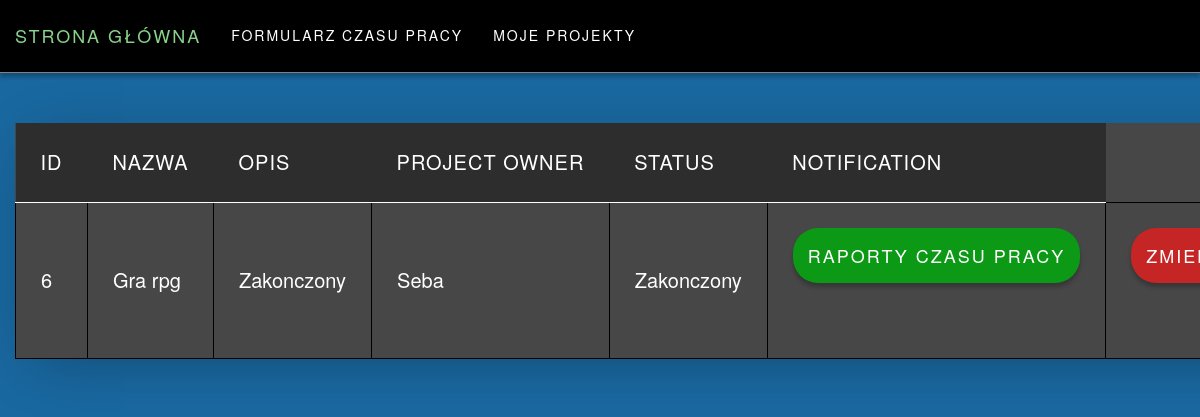
Screenshot of /polls/MojeProjekty/ (signed in) with the database file from the repository.
### polls/models.py (models this page shows)
class Project(models.Model):
    idProject = models.AutoField(primary_key=True)
    name = models.CharField(max_length=50)
    description = models.CharField(max_length=50)
    owner = models.ForeignKey(User,on_delete=models.SET_NULL,null=True)
    state = models.CharField(max_length=50)

### polls/views.py (the view)
# urls.py: path('MojeProjekty/', views.ProjectUserOwner, name='ProjectOwned')
def ProjectUserOwner(request):
    if not request.user.is_authenticated:
        return HttpResponseRedirect(reverse('polls:login'))
    else:
        projectList = Project.objects.filter(owner=request.user)
        person = get_object_or_404(Person,user=request.user)
        if person.admin:
            return render(request, 'polls/UserOwnerProjectAdmin.html',
                          {'project': projectList})
        elif person.kierownik:
            return render(request, 'polls/kierownik/UserOwnedProjectListKierownik.html',
                          {'project': projectList})
        else:
            return render(request, 'polls/UserOwnedProjectList.html',
                          {'project': projectList})

### templates/polls/UserOwnedProjectList.html (shortened to what this page needs)
{% extends "polls/baseUser.html" %}
{% block body_block %}
<table>
{% if project %}
    <tr>
      <th>Id</th>
      <th>Nazwa</th>
      <th>Opis</th>
      <th>Project owner</th>
      <th>Status</th>
      <th>Notification</th>
    </tr>
    <tr>
    {% for p in project %}
        <td>{{ p.idProject }}</td>
         <td>{{ p.name }}</td>
         <td>{{ p.description }}</td>
         <td>{{ p.owner }}</td>
         <td>{{ p.state }}</td>
        <td>
            <form action="{% url 'polls:notifikationProject' %}" method="post">
                <input type="submit" value="Raporty czasu pracy">
            </form></td>
        <td>
            <form action="{% url 'polls:projectDel' %}" method="post">
                 <input class="delete-project" type="submit" value="Zmień stan">
            </form></td>
             </tr>
    {% endfor %}
{% else %}
    <p>No polls are available.</p>
{% endif %}
</table>
{% endblock %}

### templates/polls/baseUser.html (style rules this page uses)
*, html, body { box-sizing: border-box; margin: 0; color: #fff; }
html { height: 100%; overflow-x: hidden; }
body { background: #1968A0; min-height: 100%; overflow-x: hidden; }
form, h1 { text-align: center; margin: 0 auto; }
form input { margin-bottom: 50px; width: 100%; padding: 20px; background: rgba(0, 0, 0, 0.46); display: block; border-radius: 15px; border: none; box-shadow: 0px 4px 4px rgba(0, 0, 0, 0.25); font-size: 20px; }
form { max-width: 800px; }
input[type="submit"] { text-transform: uppercase; letter-spacing: 2px; background: #0c9915; border: none; padding: 15px; border-radius: 25px; transition: 0.3s; font-weight: 500; width: 100%; font-size: 18px; box-shadow: 0px 4px 4px rgba(0, 0, 0, 0.25); }
table { background: #474747; box-shadow: 6px 10px 58px -13px rgba(0,0,0,0.32); margin-bottom: 30px; margin-top: 30px; }
table tr { border-radius: 15px; }
table td { padding: 25px; border: 1px solid black; }
table th { padding: 25px; border-bottom: 1px solid #fff; letter-spacing: 1px; text-transform: uppercase; font-weight: 500; background: #2d2d2d; }
table { font-size: 20px; }
input.delete-project { background: #c62525; }

### rows the page displays
Project: idProject "6", name "Gra rpg", description "Zakonczony", owner "Seba", state "Zakonczony"
